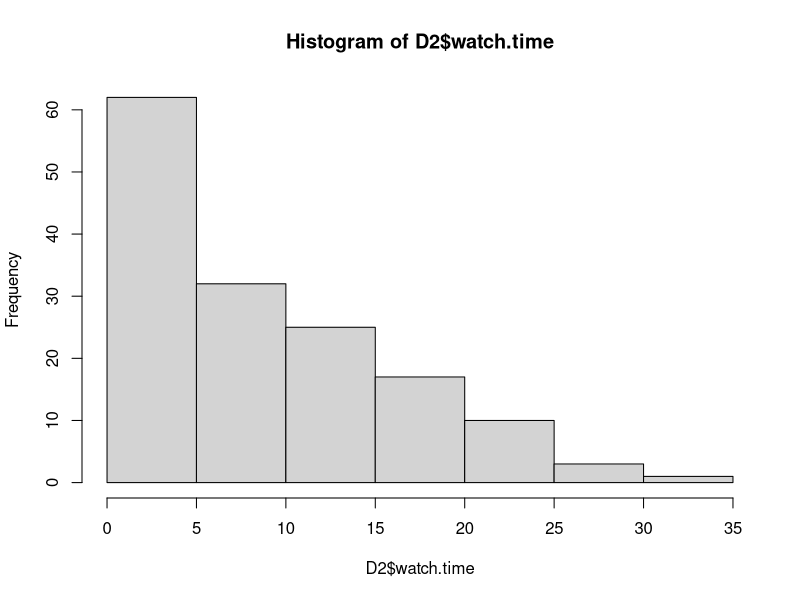
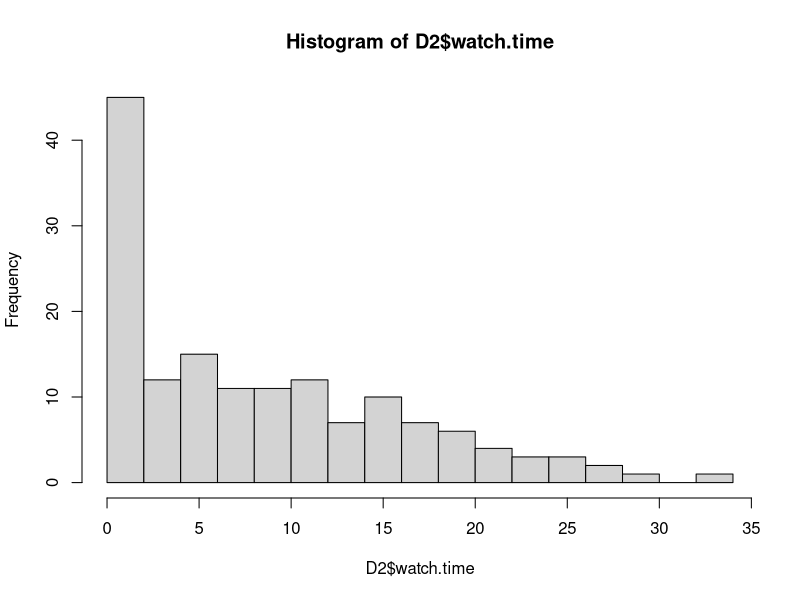
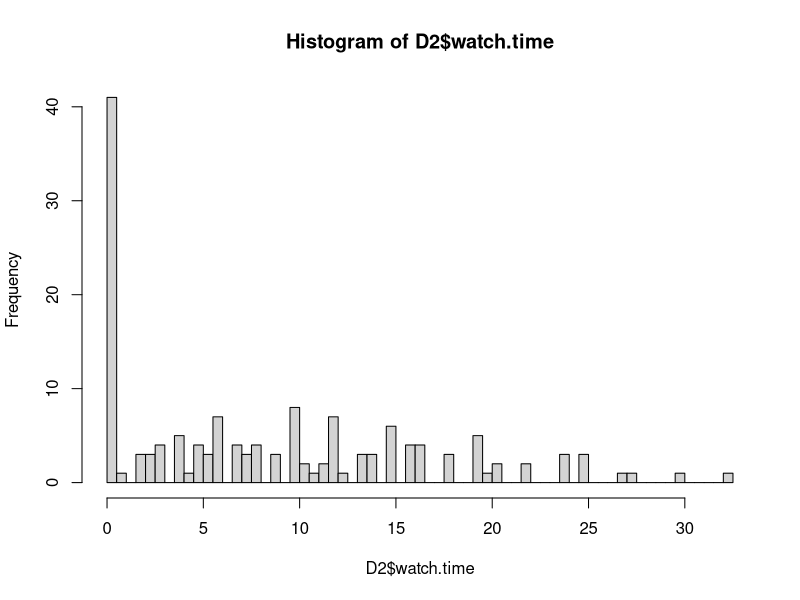
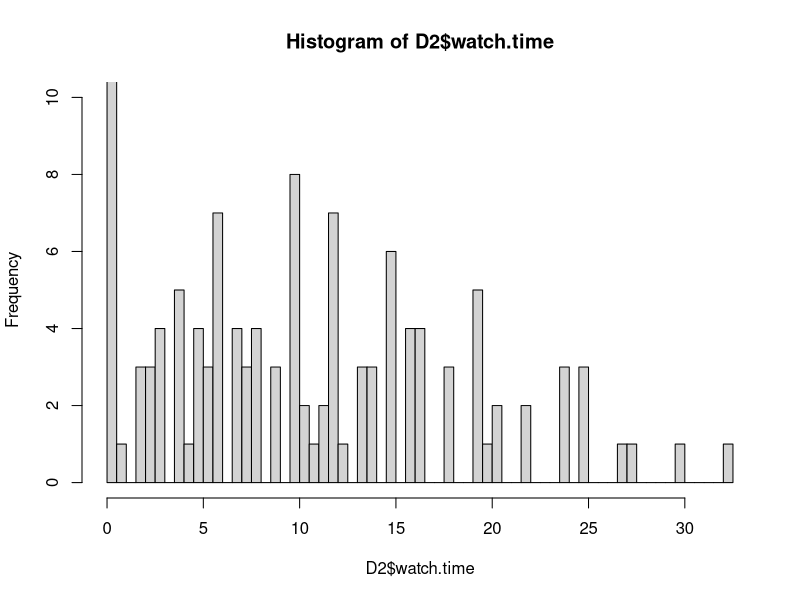
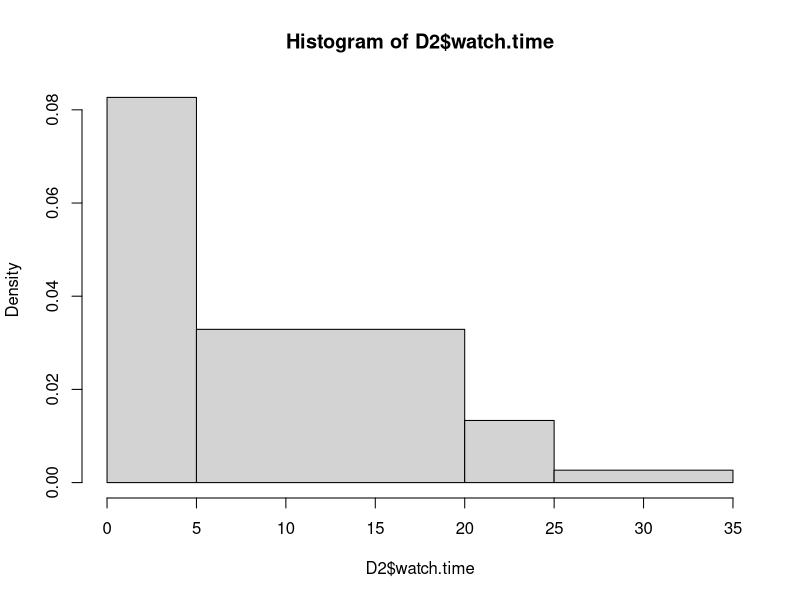
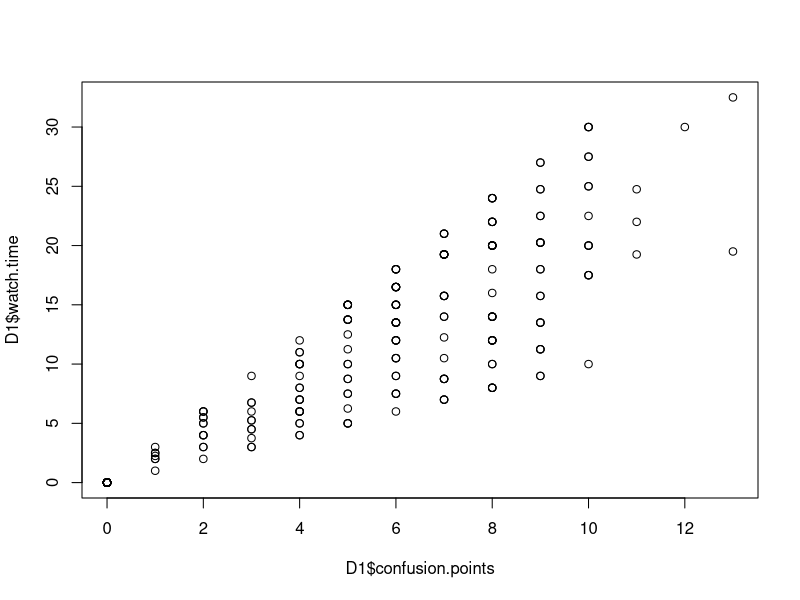
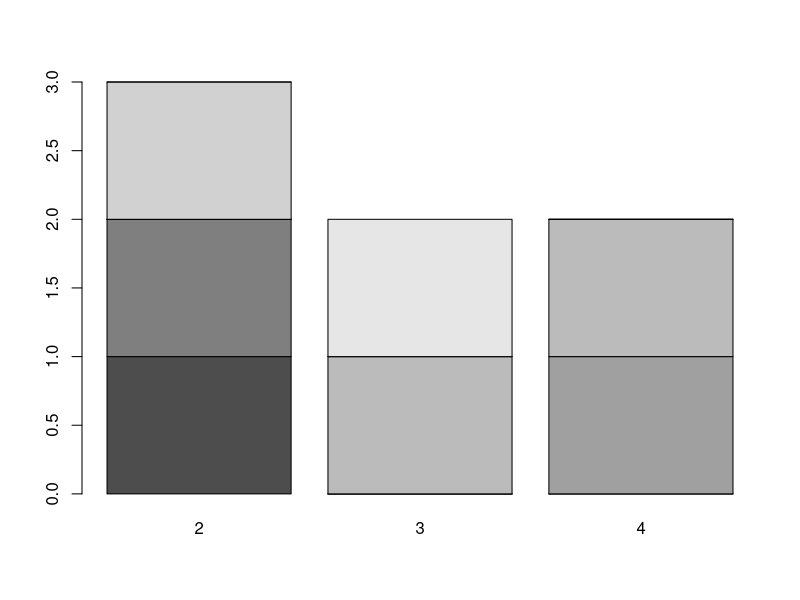
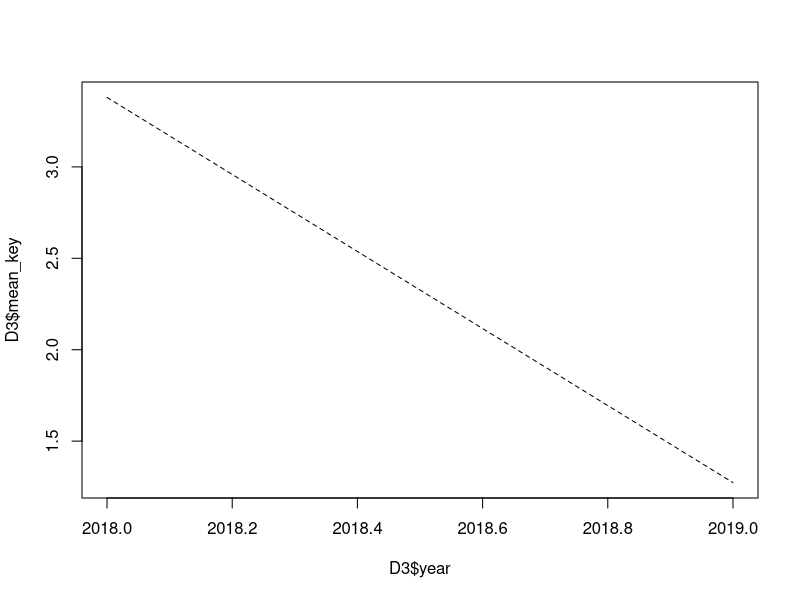

Source code (R) for these figures, in order: (Note: this script raises an error after producing the figures.)
## ---- chunk 1
library (tidyverse)
library (tidyr)
library (dplyr)

D1 <- read.csv("video-data.csv", header = TRUE)

D2 <- filter(D1, year == 2018)
## ---- chunk 2
hist(D2$watch.time)
#Graph is more even. It gives a general overview of the watching pattern amongst subjects.

hist(D2$watch.time, breaks = 15)

#This graph seems to give a better understanding of the watch time distribution of those that decided to watch the video. 

hist(D2$watch.time, breaks = 100)

#The graph I feel is unnecessarily complex while more or less delivering the same information as the graph with fewer breaks (15). I would prefer to use a lesser number of breaks as to not be distracted the smaller changes in data, while there is a larger trend to be observed.
## ---- chunk 3
hist(D2$watch.time, breaks = 100, ylim = c(0,10))
## ---- chunk 4
hist(D2$watch.time, breaks = c(0, 5, 20, 25, 35))

# Tried to revert the graph to original Y axis (of frequency) just to try out the Prob = False and Freq = TRUE commands. The outputs reflects incorrect area. Hence Y axis is displayed in Density rather than Frequency.
## ---- chunk 5

plot(D1$confusion.points, D1$watch.time)

x <- c( 1, 3, 2, 7, 6, 4, 4)
y <- c( 2, 4, 2, 3, 2, 4, 3)

table1 <- table(x, y)

barplot( table1)
## ---- chunk 6
D3 <- D1 %>% group_by (year) %>% summarise(mean_key = mean(key.points))

options (dplyr.summarise.inform = FALSE)

plot(D3$year, D3$mean_key, type = "l", lty = "dashed" )
## ---- chunk 7
D4 <- filter (D1, stid == 4| stid == 20| stid == 22)
D4 <- droplevels(D4)
boxplot (D4$watch.time~D4$stid, xlab = "Student ID", ylab = "Watch Time", main = "Boxplot of student watch time", col = "blue")
## ---- chunk 8
D5 <- D1 [,c(2,5,6,7)]
pairs((D5), col = "red", main = "Matrix plots for every combination of variables")
## ---- chunk 9
scores <- rnorm(100, 75, 15)

scores <- pmax(scores, 1)
scores <- pmin (scores, 100)
scores <- round(scores, digits = 0)
## ---- chunk 10
intgroup <- sample(c('sport', 'music', 'nature', 'literature'), 100, replace = TRUE)
d1 <-data.frame(scores,intgroup)
## ---- chunk 11
hist(d1$scores)

hist(d1$scores, breaks =80, ylim = c(0,5))

hist(d1$scores, breaks = c(30,40,50,60,70,80,90,100))
## ---- chunk 12
range <- cut(scores, c(30,40,50,60,70,80,90,100), labels = letters[1:7])
## ---- chunk 13
library(RColorBrewer)

display.brewer.pal(n=7, name="Pastel1")
hist(d1$scores, col= brewer.pal(n=7, name = "Pastel1"))

## ---- chunk 14
boxplot(d1$scores~d1$intgroup, xlab = "Score", ylab = "Interest Group", col = brewer.pal(n=7, name = "Pastel1"))
## ---- chunk 15
log.num <- rnorm(100, 12.5, 5)

log.num <- pmax(log.num, 1)
log.num <- pmin(log.num, 25)

log.num <- round(log.num, digits = 0)
## ---- chunk 16
d1$log.num <- log.num

plot(d1$log.num~d1$scores, xlab = "Number of Logins", ylab = "Scores", col = brewer.pal(n=7, name = "Pastel1"))
## ---- chunk 17
library(datasets)
data("AirPassengers")
summary(AirPassengers)
A1 <- AirPassengers
plot(A1, type = "o", col = "purple", ylab = "Airline Passengers")
## ---- chunk 18
library(datasets)
data("iris")
pairs(iris, col ="red")
# It would be appropriate to run correlations on petal length and petal width, as well as sepal length and sepal widths for each of the species. 
## ---- chunk 19

 DF1 <- read.csv("swirl-data.csv", header = TRUE)

## ---- chunk 20

 DF2 <- data.frame(DF1[,c('hash', 'lesson_name', 'attempt')])


## ---- chunk 21

 DF3 <- DF2 %>% group_by(hash, lesson_name) %>% summarise(sum_attempt = sum(attempt))

## ---- chunk 22

 newDF3 <- as.data.frame(t(DF3))

## ---- chunk 23

 DF4 <- data.frame(DF1$hash, DF1$lesson_name, DF1$correct)


## ---- chunk 24

 DF4$DF1.correct <- ifelse(DF4$DF1.correct == 'TRUE', 1, 0)

 DF4$DF1.correct <- as.numeric(DF4$DF1.correct)

## ---- chunk 25

 DF5 <- DF1 %>% group_by(hash) %>% summarise(mean_score = mean(scores))


## ---- chunk 26
DF6 <- data.frame(DF1$hash, DF1$lesson_name, DF1$correct, DF1$datetime)

DF6$DF1.correct <- ifelse(DF6$DF1.correct == 'TRUE', 1, 0)
 
DF6$DF1.correct <- as.numeric(DF6$DF1.correct)

DF6$DF1.datetime <- as.Date(as.POSIXct(DF6$DF1.datetime, origin="1970-01-01"))

DF6 <- DF6 %>% group_by(DF1.datetime) %>% summarise(avg_correct = sum(DF1.correct))

